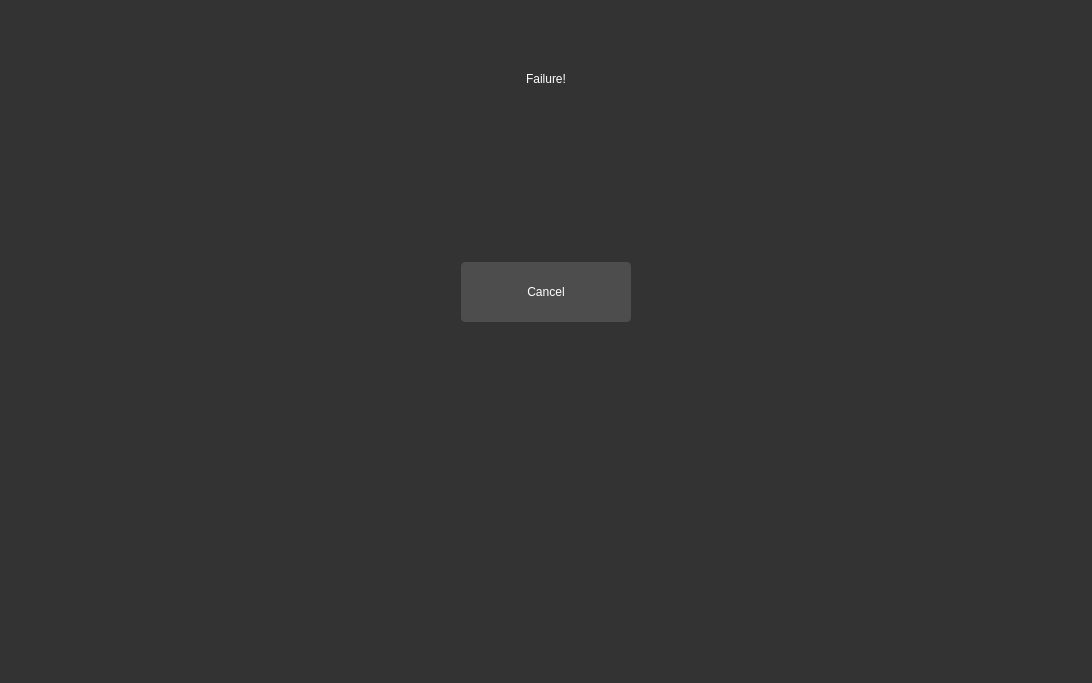
<?xml version="1.0" encoding="UTF-8"?>
<ui version="4.0">
 <class>Form</class>
 <widget class="QWidget" name="Form">
  <property name="geometry">
   <rect>
    <x>0</x>
    <y>0</y>
    <width>1092</width>
    <height>683</height>
   </rect>
  </property>
  <property name="minimumSize">
   <size>
    <width>700</width>
    <height>500</height>
   </size>
  </property>
  <property name="windowTitle">
   <string>Form</string>
  </property>
  <property name="styleSheet">
   <string notr="true">  QWidget {
        background-color: #333333;
        color: #ffffff;
        border: none;
    }
    QPushButton {
        background-color: #4d4d4d;
        border: 1px solid #4d4d4d;
        border-radius: 4px;
        color: #ffffff;
        padding: 5px;
    }
    QPushButton:hover {
        background-color: #5a5a5a;
        border: 1px solid #5a5a5a;
    }
    QCheckBox {
        color: #ffffff;
    }
    QLineEdit {
        background-color: #4d4d4d;
        border: 1px solid #4d4d4d;
        color: #ffffff;
        padding: 5px;
    }
    QTextEdit {
        background-color: #4d4d4d;
        border: 1px solid #4d4d4d;
        color: #ffffff;
        padding: 5px;
    }
    QProgressBar {
        border: 1px solid #444444;
        border-radius: 7px;
        background-color: #2e2e2e;
        text-align: center;
        font-size: 10pt;
        color: white;
    }
    QProgressBar::chunk {
        background-color: #3a3a3a;
        width: 5px;
    }
    QScrollBar:vertical {
        border: none;
        background-color: #3a3a3a;
        width: 10px;
        margin: 16px 0 16px 0;
    }
    QScrollBar::handle:vertical {
        background-color: #444444;
        border-radius: 5px;
    }
    QScrollBar:horizontal {
        border: none;
        background-color: #3a3a3a;
        height: 10px;
        margin: 0px 16px 0 16px;
    }
    QScrollBar::handle:horizontal {
        background-color: #444444;
        border-radius: 5px;
    }
    QTabWidget {
        background-color: #2e2e2e;
        border: none;
    }
    QTabBar::tab {
        background-color: #2e2e2e;
        color: #b1b1b1;
        padding: 8px 20px;
        border-top-left-radius: 5px;
        border-top-right-radius: 5px;
        border: none;
    }

    QTabBar::tab:selected, QTabBar::tab:hover {
        background-color: #3a3a3a;
        color: white;
    }</string>
  </property>
  <layout class="QVBoxLayout" name="verticalLayout_2">
   <item>
    <layout class="QVBoxLayout" name="verticalLayout">
     <item>
      <layout class="QHBoxLayout" name="horizontalLayout">
       <property name="topMargin">
        <number>20</number>
       </property>
       <item>
        <widget class="QLabel" name="unload">
         <property name="styleSheet">
          <string notr="true">font: 700 56pt &quot;Segoe UI&quot;;</string>
         </property>
         <property name="text">
          <string>Failure!</string>
         </property>
         <property name="alignment">
          <set>Qt::AlignCenter</set>
         </property>
        </widget>
       </item>
      </layout>
     </item>
     <item>
      <layout class="QHBoxLayout" name="horizontalLayout_3">
       <property name="leftMargin">
        <number>10</number>
       </property>
       <property name="rightMargin">
        <number>10</number>
       </property>
       <item>
        <widget class="QLabel" name="label">
         <property name="styleSheet">
          <string notr="true">background-color: #333333;   
height: 100vh;
margin: 0;
border: #333333;
text-align: center;
font: italic 15pt &quot;Segoe UI&quot;;</string>
         </property>
         <property name="text">
          <string/>
         </property>
         <property name="alignment">
          <set>Qt::AlignCenter</set>
         </property>
         <property name="wordWrap">
          <bool>true</bool>
         </property>
        </widget>
       </item>
      </layout>
     </item>
     <item>
      <layout class="QHBoxLayout" name="horizontalLayout_2">
       <property name="spacing">
        <number>6</number>
       </property>
       <property name="leftMargin">
        <number>50</number>
       </property>
       <property name="topMargin">
        <number>10</number>
       </property>
       <property name="rightMargin">
        <number>50</number>
       </property>
       <property name="bottomMargin">
        <number>350</number>
       </property>
       <item>
        <widget class="QPushButton" name="cancel_button">
         <property name="enabled">
          <bool>true</bool>
         </property>
         <property name="minimumSize">
          <size>
           <width>100</width>
           <height>60</height>
          </size>
         </property>
         <property name="maximumSize">
          <size>
           <width>170</width>
           <height>60</height>
          </size>
         </property>
         <property name="styleSheet">
          <string notr="true">font: 700 18pt &quot;Segoe UI&quot;;</string>
         </property>
         <property name="text">
          <string>Cancel</string>
         </property>
        </widget>
       </item>
      </layout>
     </item>
    </layout>
   </item>
  </layout>
 </widget>
 <resources/>
 <connections/>
</ui>
